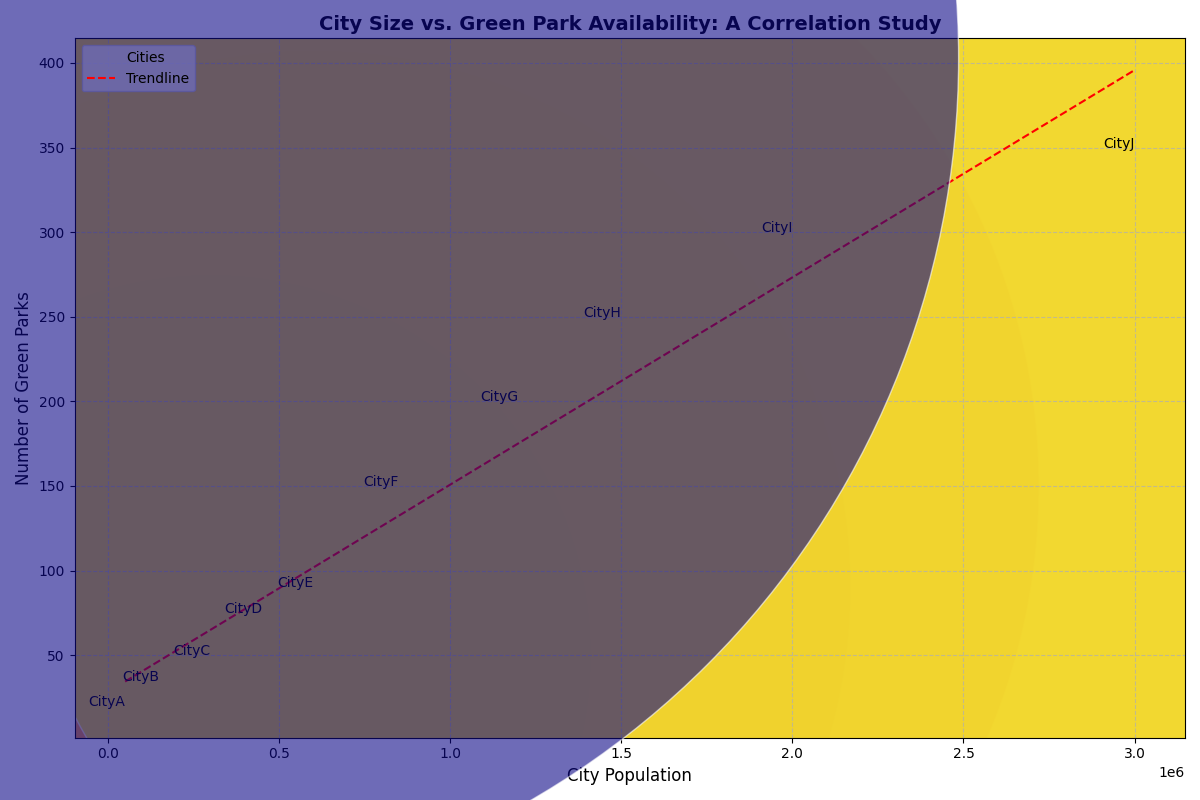

Write Python code to recreate this figure.
import numpy as np
import matplotlib.pyplot as plt

# Create data
cities = ['CityA', 'CityB', 'CityC', 'CityD', 'CityE', 'CityF', 'CityG', 'CityH', 'CityI', 'CityJ']
populations = [50000, 150000, 300000, 450000, 600000, 850000, 1200000, 1500000, 2000000, 3000000]  # population
park_counts = [20, 35, 50, 75, 90, 150, 200, 250, 300, 350]  # number of parks

# Initialize figure and axis
fig, ax = plt.subplots(figsize=(12, 8))

# Add scatter plot with new color mapping
scatter = ax.scatter(populations, park_counts, s=populations, alpha=0.6, edgecolors='w', c=park_counts, cmap='plasma', label='Cities')

# Add annotations for each city
for i, city in enumerate(cities):
    ax.annotate(city, (populations[i], park_counts[i]), fontsize=10, ha='right')

# Adding a regression line
coefficients = np.polyfit(populations, park_counts, 1)
polynomial = np.poly1d(coefficients)
trendline = polynomial(populations)
ax.plot(populations, trendline, color='red', linestyle='--', linewidth=1.5, label='Trendline')

# Title and labels
ax.set_title('City Size vs. Green Park Availability: A Correlation Study', fontsize=14, fontweight='bold')
ax.set_xlabel('City Population', fontsize=12)
ax.set_ylabel('Number of Green Parks', fontsize=12)

# Add legends and grid
ax.legend()
ax.grid(True, linestyle='--', alpha=0.7)

# Improve layout
plt.tight_layout()

# Show plot
plt.show()
